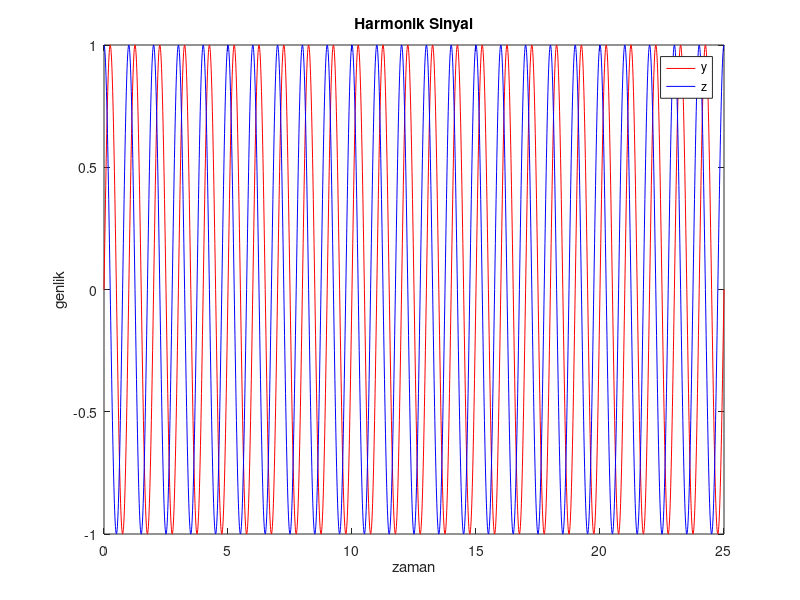

Write MATLAB code to recreate this figure.
clc
clear all

t = 0:0.01:25;

y= sin(2*pi*t);

plot(t,y,'r')

title('Harmonik Sinyal')
xlabel('zaman')
ylabel('genlik')

hold on 
z = cos(2*pi*t);

plot(t,z,'b')

legend('y','z')
